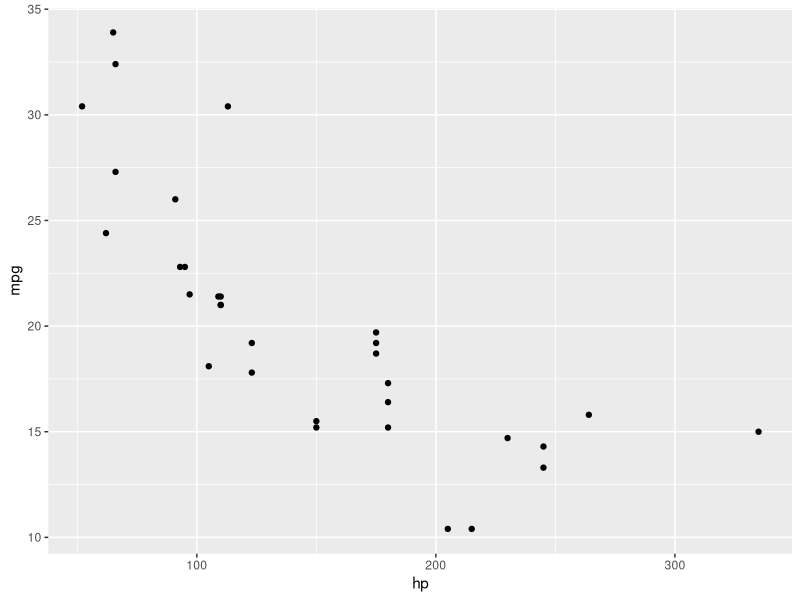
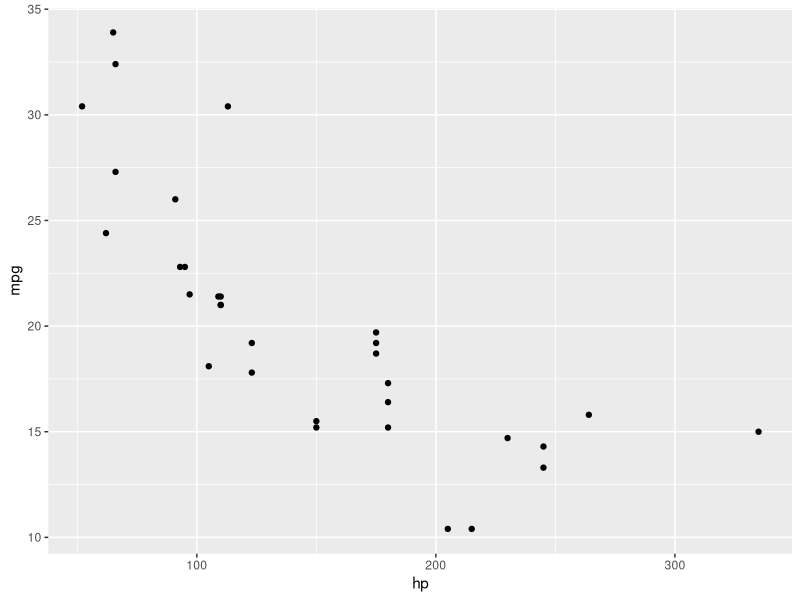
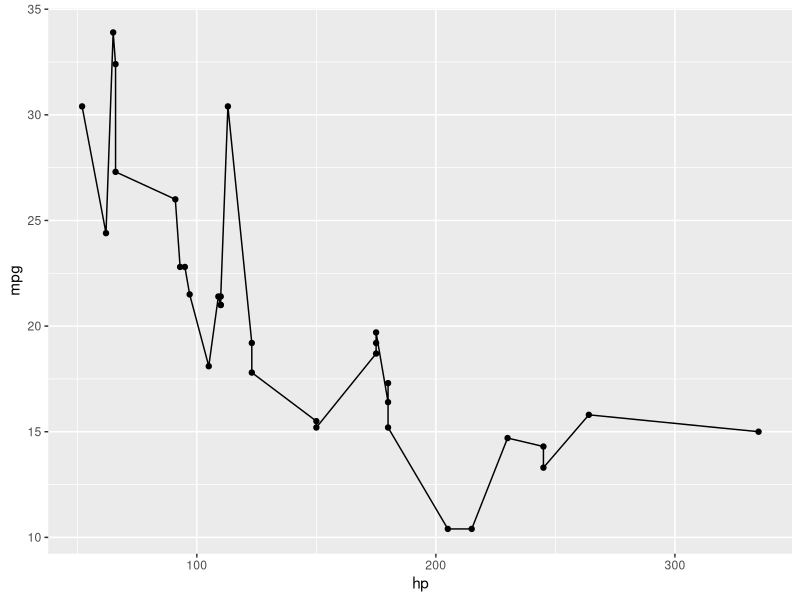
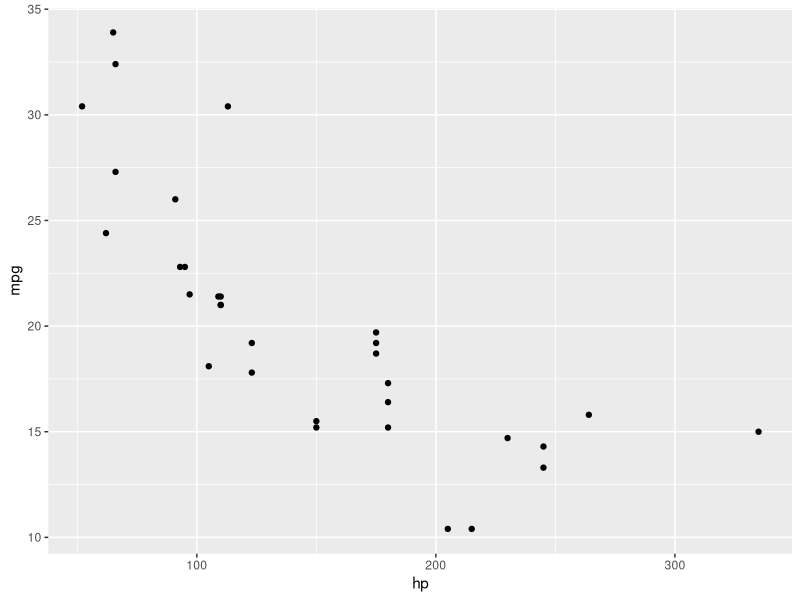
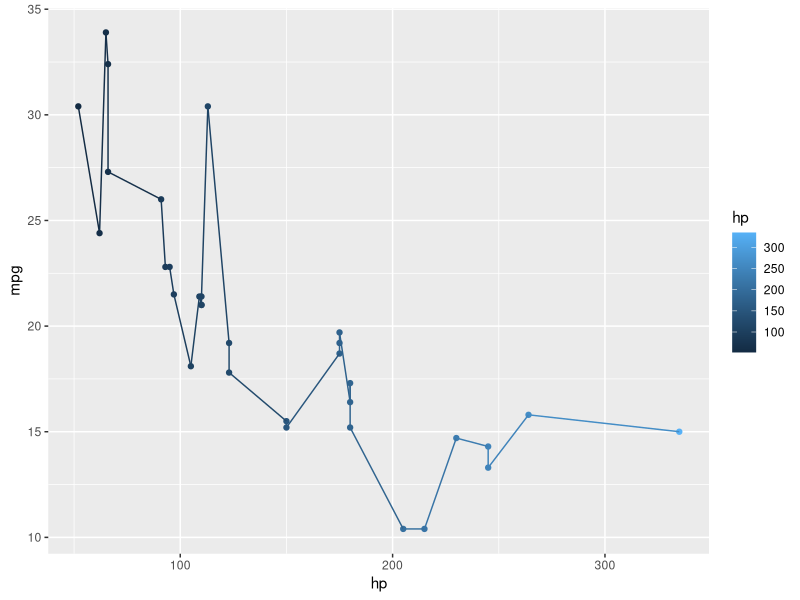
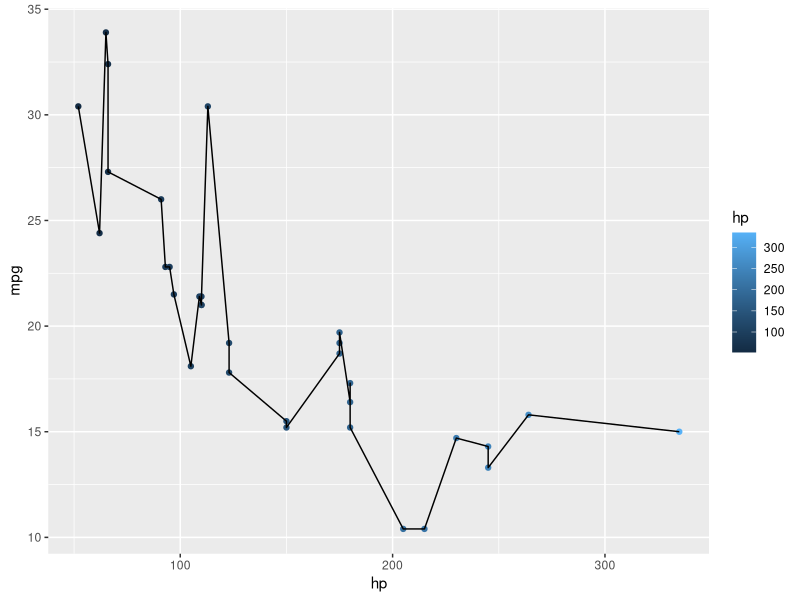

Write the R code that produced these figures, in order.
## ---- chunk 1
knitr::opts_knit$set(root.dir = '../../../../')
knitr::opts_chunk$set(
  collapse = TRUE,
  comment = "#>",
  fig.path = "figs/",
  fig.height = 3,
  fig.width = 3,
  fig.align = "center"
)
## ---- chunk 2
# install.packages("ggplot2")
library(ggplot2)
## ---- chunk 3
ggplot(mtcars, aes(x = hp, y = mpg)) + geom_point()
## ---- chunk 4
ggplot() + geom_point(data = mtcars, aes(x = hp, y = mpg))
## ---- chunk 5
ggplot(mtcars, aes(x = hp, y = mpg)) +
  geom_point() +
  geom_line()
## ---- chunk 6
ggplot() +
  geom_point(data = mtcars, aes(x = hp, y = mpg)) +
  geom_line()
## ---- chunk 7
ggplot(mtcars, aes(x = hp, y = mpg, color = hp)) +
  geom_point() +
  geom_line()
## ---- chunk 8
ggplot(mtcars, aes(x = hp, y = mpg)) +
  geom_point(aes(color = hp)) +
  geom_line()
